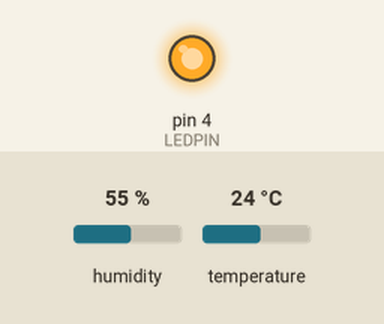
Recording of a sketch running on a simulated Arduino Uno, built with avr-gcc and run on an emulated ATmega328P. Parts: output pins drawn as LEDs (lit = HIGH). The inputs (shaded band) are chosen by the test bench; at power-on: humidity 55 %, temperature 24 °C. What the sketch prints to the serial monitor is not drawn.

Above: at 0.11 s.
At 5.1 s:
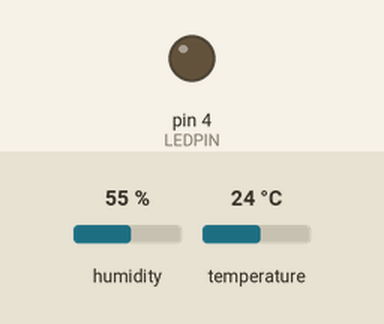
Timing chart, 0 to 13.0 s (numbered marks = the images above):
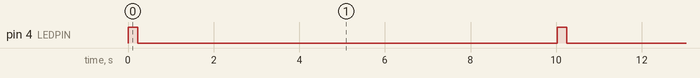

The sketch:

Devpro3_GW_Arduino.ino
```cpp
#include "DHT.h"

#define DHTPIN 3          // Grove D3 → Arduino ピン 3 にDHT11
#define DHTTYPE DHT11

#define LEDPIN 4          // Grove D4 → Arduino ピン 4 にLED

DHT dht(DHTPIN, DHTTYPE);

void setup() {
  pinMode(LEDPIN, OUTPUT);   // LEDピンを出力に設定
  Serial.begin(9600);
  dht.begin();
}

void loop() {
  digitalWrite(LEDPIN, HIGH);  // LED ON（読み取り開始の目印）

  float h = dht.readHumidity();
  float t = dht.readTemperature();

  if (!isnan(h) && !isnan(t)) {
    Serial.print(t);
    Serial.print(",");
    Serial.println(h);
  } else {
    Serial.println("nan,nan");  // 読み取り失敗時の出力
  }

  delay(200);                // LEDを0.2秒点灯
  digitalWrite(LEDPIN, LOW); // LED OFF

  delay(9800);               // 残り9.8秒待機 → 合計10秒周期
}
```

Measured:
- by itself, pin 4 (LEDPIN): alternates HIGH for 0.22 s and LOW for 9.8 s
